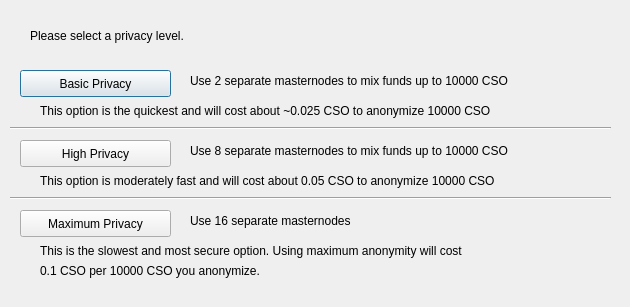
<?xml version="1.0" encoding="UTF-8"?>
<ui version="4.0">
 <class>ObfuscationConfig</class>
 <widget class="QDialog" name="ObfuscationConfig">
  <property name="geometry">
   <rect>
    <x>0</x>
    <y>0</y>
    <width>630</width>
    <height>307</height>
   </rect>
  </property>
  <property name="windowTitle">
   <string>Configure Obfuscation</string>
  </property>
  <widget class="QPushButton" name="buttonBasic">
   <property name="geometry">
    <rect>
     <x>20</x>
     <y>70</y>
     <width>151</width>
     <height>27</height>
    </rect>
   </property>
   <property name="text">
    <string>Basic Privacy</string>
   </property>
  </widget>
  <widget class="QPushButton" name="buttonHigh">
   <property name="geometry">
    <rect>
     <x>20</x>
     <y>140</y>
     <width>151</width>
     <height>27</height>
    </rect>
   </property>
   <property name="text">
    <string>High Privacy</string>
   </property>
  </widget>
  <widget class="QPushButton" name="buttonMax">
   <property name="geometry">
    <rect>
     <x>20</x>
     <y>210</y>
     <width>151</width>
     <height>27</height>
    </rect>
   </property>
   <property name="text">
    <string>Maximum Privacy</string>
   </property>
  </widget>
  <widget class="QLabel" name="label">
   <property name="geometry">
    <rect>
     <x>30</x>
     <y>20</y>
     <width>571</width>
     <height>31</height>
    </rect>
   </property>
   <property name="text">
    <string>Please select a privacy level.</string>
   </property>
  </widget>
  <widget class="QLabel" name="label_2">
   <property name="geometry">
    <rect>
     <x>190</x>
     <y>70</y>
     <width>421</width>
     <height>21</height>
    </rect>
   </property>
   <property name="text">
    <string>Use 2 separate masternodes to mix funds up to 10000 CSO</string>
   </property>
  </widget>
  <widget class="QLabel" name="label_3">
   <property name="geometry">
    <rect>
     <x>190</x>
     <y>140</y>
     <width>411</width>
     <height>21</height>
    </rect>
   </property>
   <property name="text">
    <string>Use 8 separate masternodes to mix funds up to 10000 CSO</string>
   </property>
  </widget>
  <widget class="QLabel" name="label_4">
   <property name="geometry">
    <rect>
     <x>190</x>
     <y>210</y>
     <width>421</width>
     <height>21</height>
    </rect>
   </property>
   <property name="text">
    <string>Use 16 separate masternodes</string>
   </property>
  </widget>
  <widget class="QLabel" name="label_6">
   <property name="geometry">
    <rect>
     <x>40</x>
     <y>100</y>
     <width>561</width>
     <height>21</height>
    </rect>
   </property>
   <property name="text">
    <string>This option is the quickest and will cost about ~0.025 CSO to anonymize 10000 CSO</string>
   </property>
  </widget>
  <widget class="QLabel" name="label_7">
   <property name="geometry">
    <rect>
     <x>40</x>
     <y>170</y>
     <width>561</width>
     <height>21</height>
    </rect>
   </property>
   <property name="text">
    <string>This option is moderately fast and will cost about 0.05 CSO to anonymize 10000 CSO</string>
   </property>
  </widget>
  <widget class="QLabel" name="label_8">
   <property name="geometry">
    <rect>
     <x>40</x>
     <y>240</y>
     <width>561</width>
     <height>21</height>
    </rect>
   </property>
   <property name="text">
    <string>This is the slowest and most secure option. Using maximum anonymity will cost</string>
   </property>
  </widget>
  <widget class="QLabel" name="label_9">
   <property name="geometry">
    <rect>
     <x>40</x>
     <y>260</y>
     <width>561</width>
     <height>21</height>
    </rect>
   </property>
   <property name="text">
    <string>0.1 CSO per 10000 CSO you anonymize.</string>
   </property>
  </widget>
  <widget class="Line" name="line">
   <property name="geometry">
    <rect>
     <x>10</x>
     <y>120</y>
     <width>601</width>
     <height>16</height>
    </rect>
   </property>
   <property name="orientation">
    <enum>Qt::Horizontal</enum>
   </property>
  </widget>
  <widget class="Line" name="line_2">
   <property name="geometry">
    <rect>
     <x>10</x>
     <y>190</y>
     <width>601</width>
     <height>16</height>
    </rect>
   </property>
   <property name="orientation">
    <enum>Qt::Horizontal</enum>
   </property>
  </widget>
 </widget>
 <resources/>
 <connections/>
</ui>
